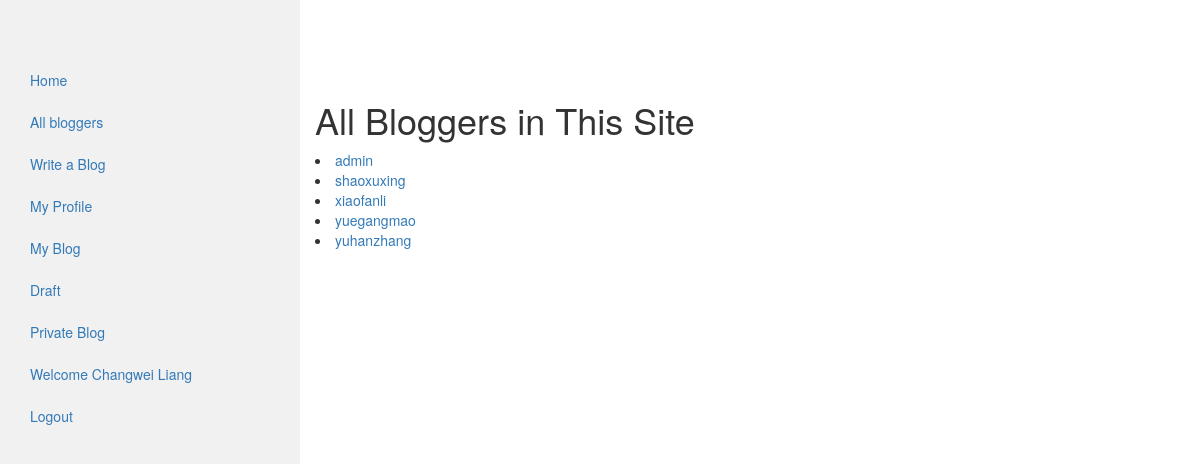
/blogger/ (signed in), run on an earlier commit of the app's database.
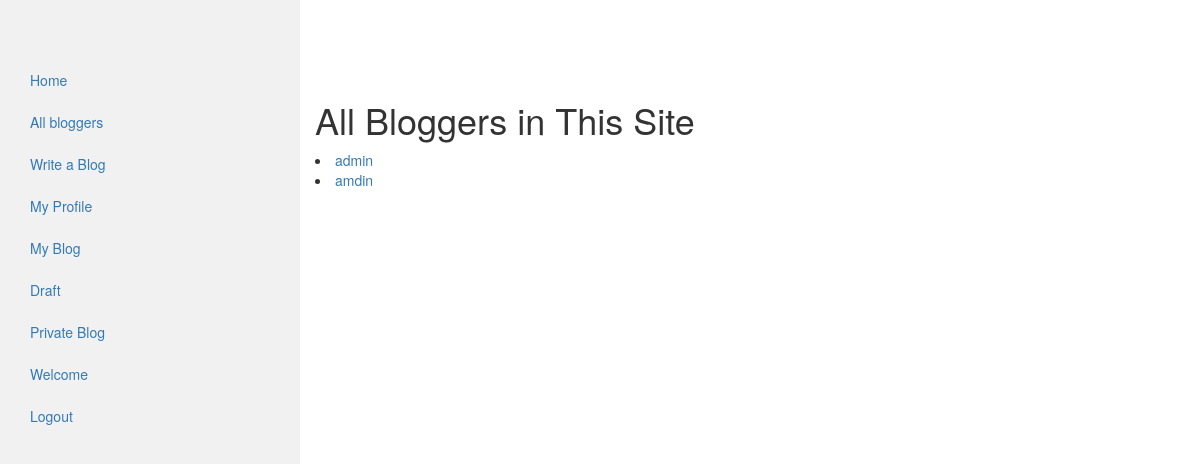
And on a later commit of the database.
### my_auth/models.py (models this page shows)
class User(auth_models.AbstractUser):
    email = models.EmailField(_('email address'), unique=True)

### blog/views.py (the view)
# urls.py: url(r'^blogger/$', views.UserList.as_view(), name='blogger'),
class UserList(MyPaginatedBlogListView):
    model = User
    template_name = 'blog/blogger_list.html'
    context_object_name = 'blogger_list'
    def get_queryset(self):
        return User.objects.all().order_by('username')

### blog/utils.py (called while the page is built, shortened)
def my_paginator_style(paginator, page, context, pages_num_2b_shown):
    context['multiple_page_series_to_show'] = 0
    return context

### blog/views.py (called while the page is built)
    def get_context_data(self, **kwargs):
        context = super(ListView, self).get_context_data(**kwargs)
        queryset = self.get_queryset()
        paginator, page, queryset, is_paginated = self.paginate_queryset(queryset, self.get_paginate_by(queryset))
        context = my_paginator_style(paginator, page, context, pages_num_2b_shown=5)
        return context

### blog/templates/blog/blogger_list.html (shortened to what this page needs)
<!DOCTYPE html>
<html lang="en">
{% extends 'blog/base.html' %}
{% load blog_tag %}
{% block content %}
<h1>All Bloggers in This Site</h1>
{% if blogger_list %}
    {% for blogger in blogger_list %}
        <li><a href="">{{ blogger.username }}</a></li>
    {% endfor %}
{% else %}
    <p>No bloggers are found</p>
{% endif %}
{% include "blog/pagination.html" %}
{% endblock %}

### blog/templates/blog/base.html (shortened to what this page needs)
<!DOCTYPE html>
<html lang="en">
{% load blog_tag %}
<head>
  <link rel="stylesheet" href="https://maxcdn.bootstrapcdn.com/bootstrap/3.3.7/css/bootstrap.min.css">
</head>
<body>
  <div class="container-fluid">
    <div class="row content">
      {% block sidebar %}
      <div class="col-sm-3 sidenav">
      <ul class="nav nav-pills nav-stacked">
          <li class=""><a href="{% url 'blog:homepage' %}">Home</a></li>
          <li><a href="{% url 'blog:blogger' %}">All bloggers</a></li>
          {% if user.is_authenticated %}
                <li><a href="{% url 'blog:create_blog' %}">Write a Blog</a></li>
                <li><a href="">My Profile</a></li>
                <li><a href="{% url 'blog:my_blog' %}">My Blog</a></li>
                <li><a href="{% url 'blog:draft_blog' %}">Draft</a></li>
                <li><a href="{% url 'blog:private_blog' %}">Private Blog</a></li>
                <li><a href="">Welcome {{ user.first_name }} {{ user.last_name }}</a></li>
                <li><a href="{% url 'auth:logout' %}">Logout</a></li>
          {% else %}
                <li><a href="{% url 'auth:login' %}">Login</a></li>
          {% endif %}
      </ul>
      {% endblock %}
      </div>
    <div class="col-sm-9 ">
      {% block content %}{% endblock %}
    </div>
    </div>
  </div>
</body>
</html>

What changed in the data, as far as the page shows it:
removed User: username "shaoxuxing"
removed User: username "xiaofanli"
removed User: username "yuegangmao"
removed User: username "yuhanzhang"
changed User "admin": first_name "Changwei" → (not shown); last_name "Liang" → (not shown)
added User: username "amdin"
